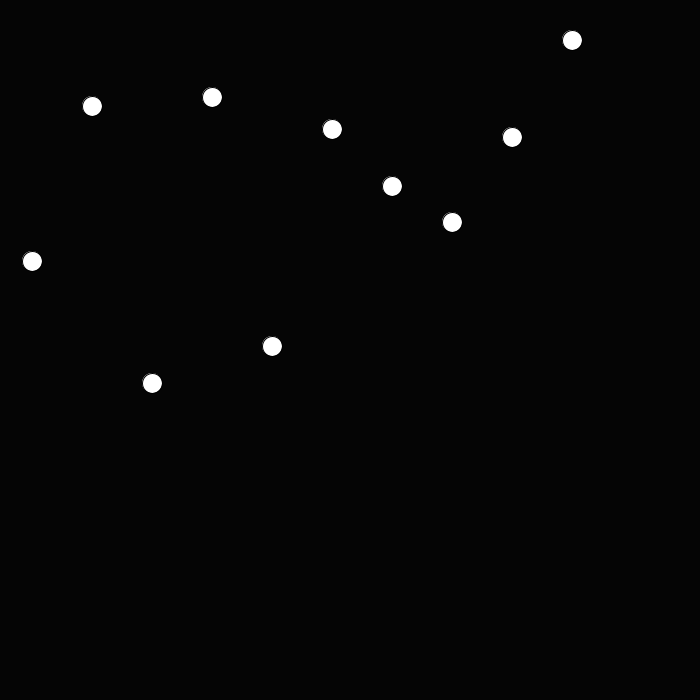
Frame 1 (no input)
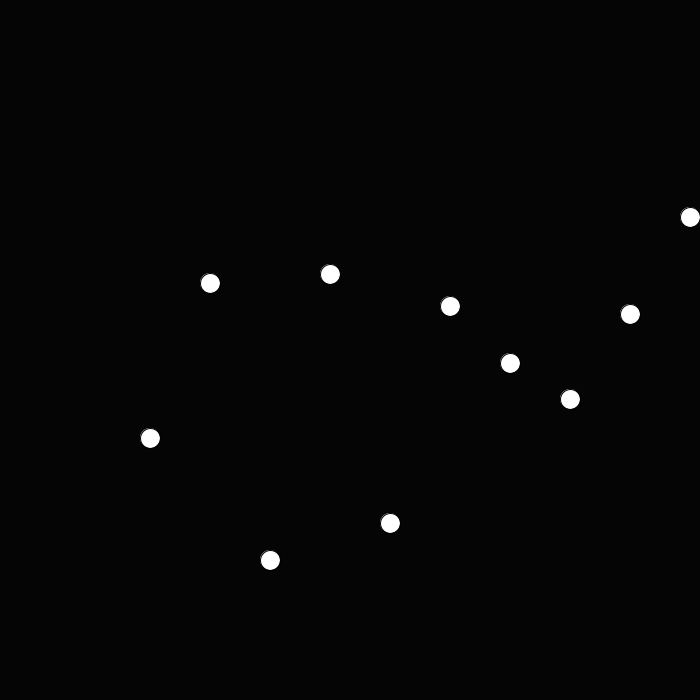
Frame 60 (the mouse pressed at the canvas centre just before this capture)
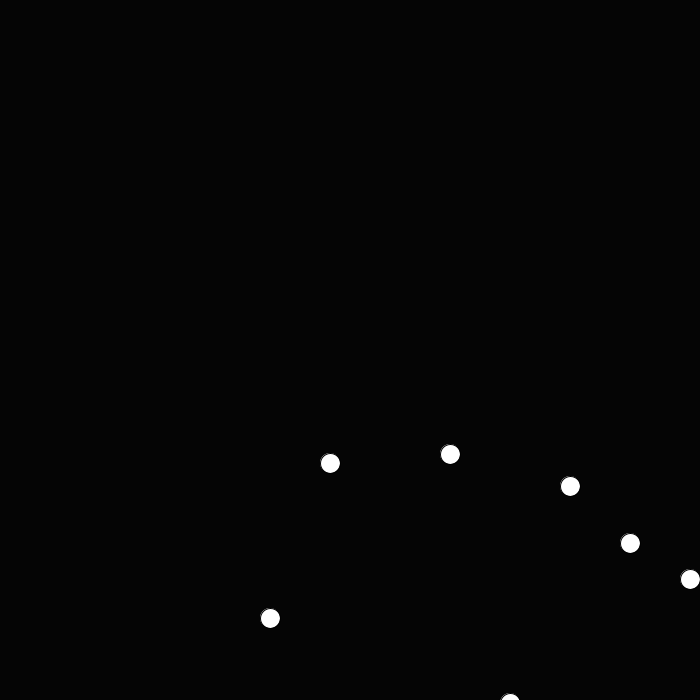
Frame 120 (the mouse held since frame 60 and released just before this capture)

The Processing sketch that drew these frames (run headless with seeded random() and noise(); from frame 60 on, the mouse is pressed at the canvas centre):

// Processing sketch: Task4_Circle_objects_in_array_
// ── Task4_Circle_objects_in_array_.pde
// 4.a and 4.b 
// 4.h 
Circle[] circles; 
void setup() {
  size(700, 700); 
  // 4.i 
  circles = new Circle[10]; 
for (int i = 0; i < circles.length; i++) {
    circles[i] = new Circle(i * 60 + 30, (int)random(400)); // 4.j simultaneously instantiation 
     
}

  Circle[] circle = new Circle[10]; 
  // 4.e 
  Circle c1 = new Circle(350, 350); 
  // 4.g
  c1.display(); 
 
}
// 4.l
void draw() {
  background(5); 
  for (Circle c : circles) {
    c.move(2, 3); 
    c.display(); 
      
}
}

// ── Circle.pde
// 4.c 
class Circle {
  float xpos; // Attirbut 
  float ypos; // Attribut
  // 4.d 
  Circle(float xpos, float ypos) { // parametre 
    
    this.xpos = xpos; // parametre med en værdi 
    this.ypos = ypos; // parametre med en værdi 
    
  }
  // 4.f
  void display() {
    ellipse(xpos, ypos, 20, 20); 
    
  } //4.k 
  void move(float xpos, float ypos) {
    this.xpos+=xpos; 
    this.ypos+=ypos; 
  }
}
